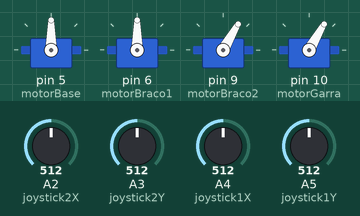
A sketch run on a simulated Arduino Uno, built with avr-gcc and run on an emulated ATmega328P. Shown: 4 × servo. The test bench sets the inputs (shaded band); at power-on: A2 (joystick2X) = 512, A3 (joystick2Y) = 512, A4 (joystick1X) = 512, A5 (joystick1Y) = 512.

Above: at 1.2 s.
1.3 s: A2 (joystick2X) set to 558
2.8 s: A2 (joystick2X) set to 589
At 3.22 s:
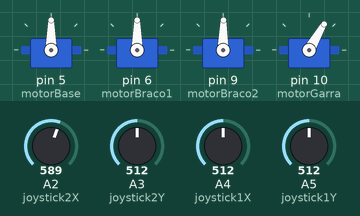
At 4.8 s:
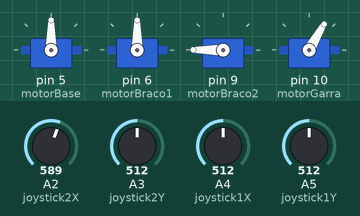
5.8 s: A3 (joystick2Y) set to 558
8.8 s: A3 (joystick2Y) set to 587
At 9.06 s:
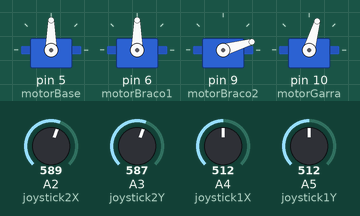
11.8 s: A4 (joystick1X) set to 561
14.8 s: A4 (joystick1X) set to 589
At 15.11 s:
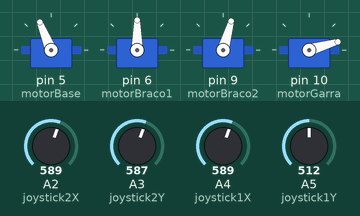
Timing chart, 0 to 20.6 s (numbered marks = the images above; inputs shaded):
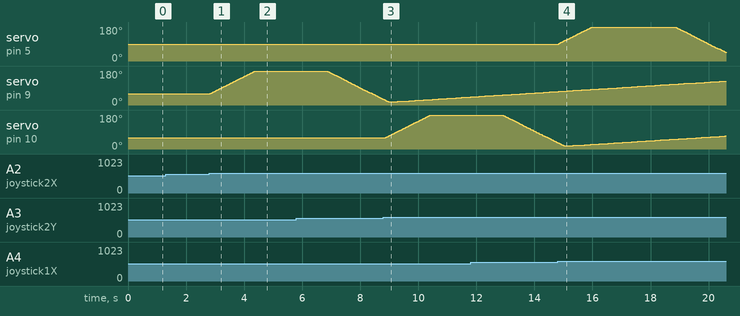

Measured:
- the behaviour switches between 574 and 575 on A2 (joystick2X) (found by bisection; images 0 and 1)
- the behaviour switches between 574 and 575 on A3 (joystick2Y) (found by bisection; images 2 and 3)
- the behaviour switches between 574 and 575 on A4 (joystick1X) (found by bisection; images 3 and 4)
- after the input at 1.3 s, every drawn part: stays the same
- after the input at 2.8 s, servo on pin 9 (motorBraco2): moves from 60° to 180° over 1.6 s, starting at once
- after the input at 8.8 s, servo on pin 10 (motorGarra): moves from 60° to 180° over 1.6 s, starting after 0.08 s
- after the input at 14.8 s, servo on pin 5 (motorBase): rises from 90° to 180° in 1.1 s, then falls to 47° in 4.6 s

The sketch:

braco_robotico_varSpeedServo_lib.ino
```cpp
#include <VarSpeedServo.h>

#define ANGULO_INICIAL_MOTOR 90
#define VELOCIDADE_MOTOR 50

int auxBase = ANGULO_INICIAL_MOTOR;
int auxBraco1 = ANGULO_INICIAL_MOTOR;
int auxBraco2 = ANGULO_INICIAL_MOTOR;
int auxGarra = ANGULO_INICIAL_MOTOR;

// --- Mapeamento dos Joysticks ---
#define joystick1X A4
#define joystick1Y A5
#define joystick2X A2
#define joystick2Y A3

// --- Mapeamento dos Servos ---
VarSpeedServo motorBase;
VarSpeedServo motorBraco1;
VarSpeedServo motorBraco2;
VarSpeedServo motorGarra;

// --- Inicialização ---
void setup() {
  Serial.begin(9600);
  mapearPinosDosMotores();
  inicializarAngulosDosMotores();
  mapearJoystickComoInput();
}

// --- Loop Infinito ---
void loop() {
  moverBase();
  moverBraco1();
  moverBraco2();
  moverGarra();
  delay(100);
}

// --- FUNÇÕES AUXILIARES ---

// --- Mapear Pinos dos Servo Motores ---

void mapearPinosDosMotores() {
  motorBase.attach(5);
  motorBraco1.attach(6);
  motorBraco2.attach(9);
  motorGarra.attach(10);  // entradas com PWM
}

// --- Inicializar Ângulos Iniciais dos Motores ---
void inicializarAngulosDosMotores() {
  motorBase.write(ANGULO_INICIAL_MOTOR);
  motorBraco1.write(ANGULO_INICIAL_MOTOR);
  motorBraco2.write(60);
  motorGarra.write(60);
}

// --- Mapear Pinos do Joystick como Input ---
void mapearJoystickComoInput() {
  pinMode(joystick1X, INPUT);
  pinMode(joystick1Y, INPUT);
  pinMode(joystick2X, INPUT);
  pinMode(joystick2Y, INPUT);
}

// --- Mover Base ---
void moverBase() {
  int pos1X = analogRead(joystick1X);
  pos1X = map(pos1X, 0, 1023, 0, 180);
  if (pos1X > 100) {
    auxBase += 10;
    motorBase.write(auxBase, VELOCIDADE_MOTOR);
  } else if (pos1X < 80) {
    auxBase -= 10;
    motorBase.write(auxBase, VELOCIDADE_MOTOR);
  }
}

// --- Mover Braco 1 ---
void moverBraco1() {
  int pos1Y = analogRead(joystick1Y);
  pos1Y = map(pos1Y, 0, 1023, 45, 135);
  if (pos1Y > 100) {
    auxBraco1 += 10;
    motorBraco1.write(auxBraco1, VELOCIDADE_MOTOR);
  } else if (pos1Y < 80) {
    auxBraco1 -= 10;
    motorBraco1.write(auxBraco1, VELOCIDADE_MOTOR);
  }
}

// --- Mover Braco 2 ---
void moverBraco2() {
  int pos2X = analogRead(joystick2X);
  pos2X = map(pos2X, 0, 1023, 0, 180);
  if (pos2X > 100) {
    auxBraco2 += 10;
    motorBraco2.write(auxBraco2, VELOCIDADE_MOTOR);
  } else if (pos2X < 80) {
    auxBraco2 -= 10;
    motorBraco2.write(auxBraco2, VELOCIDADE_MOTOR);
  }
}

// --- Mover Garra ---
void moverGarra() {
  int pos2Y = analogRead(joystick2Y);
  pos2Y = map(pos2Y, 0, 1023, 0, 180);
  if (pos2Y > 100) {
    auxGarra += 10;
    motorGarra.write(auxGarra, VELOCIDADE_MOTOR);
  } else if (pos2Y < 80) {
    auxGarra -= 10;
    motorGarra.write(auxGarra, VELOCIDADE_MOTOR);
  }
}
```
